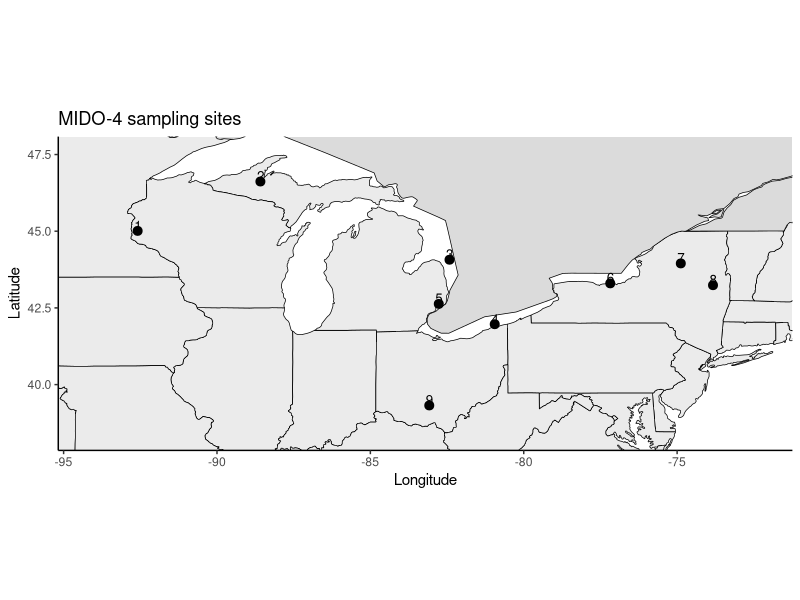
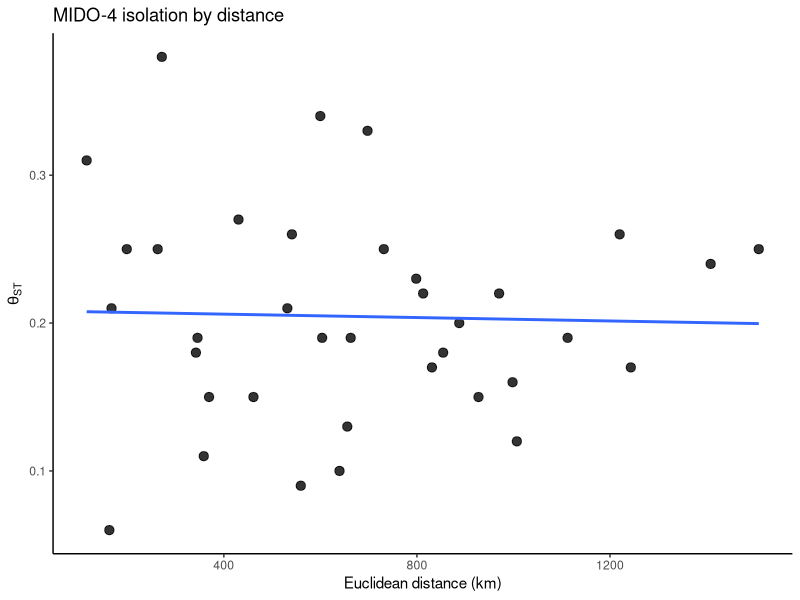

R code for these plots, in order: (Note: this script raises an error after producing the figures.)
# -----------------------------
# MIDO-4: smallmouth bass
# Micropterus dolomieu
# -----------------------------

library(dplyr)
library(ggplot2)
library(geosphere)
library(maps)

# -----------------------------
# 0) paths
# -----------------------------
base_dir <- "/Users/johnmccall/Library/CloudStorage/OneDrive-TheOhioStateUniversity/Spring_2026/Landgen_DGS/DGS-Patterns-of-Fish-Diversity/DGS-Patterns-of-Fish-Diversity/Objective 2/Data/MIDO-4"
data_dir <- file.path(base_dir, "data")
dir.create(data_dir, recursive = TRUE, showWarnings = FALSE)

# -----------------------------
# 1) posted Table I coordinates
# collapse locality coordinates to the 9 Table II regional groups
# final coords df only has: site, lat, lon
# site order matches Table II exactly
# -----------------------------
site_coords_raw <- data.frame(
  locality = c(
    "Cannon River, MN",
    "Apple River, WI",
    "St. Croix River, MN",
    "St Louis Bay, MN",
    "Whitefish Bay, MI",
    "Saginaw Bay, MI",
    "Georgian Bay, ON",
    "Anchor Bay, MI",
    "Sandusky Bay, OH",
    "Chagrin River, OH",
    "Grand River, OH",
    "Cattaraugus Creek, NY",
    "Long Point Bay, ON",
    "Fairbanks Point, NY",
    "Cranberry Lake, NY",
    "Little Moose Lake, NY",
    "Hudson River, NY",
    "Paint Creek, OH"
  ),
  region = c(
    "Upper Mississippi River",
    "Upper Mississippi River",
    "Upper Mississippi River",
    "Lake Superior",
    "Lake Superior",
    "Lake Huron",
    "Lake Huron",
    "Lake St Clair",
    "Lake Erie",
    "Lake Erie",
    "Lake Erie",
    "Lake Erie",
    "Lake Erie",
    "Lake Ontario",
    "St Lawrence River",
    "St Lawrence River",
    "Hudson River",
    "Ohio River"
  ),
  lat = c(
    44.52, 45.38, 45.13,
    46.72, 46.52,
    43.55, 44.59,
    42.63,
    41.45, 41.41, 41.75, 42.57, 42.66,
    43.30,
    44.21, 43.69,
    43.24,
    39.32
  ),
  lon = c(
    92.88, 92.44, 92.44,
    92.16, 85.01,
    83.90, 80.94,
    82.77,
    82.96, 81.41, 80.99, 79.11, 80.26,
    77.18,
    74.84, 74.92,
    73.83,
    83.08
  ),
  stringsAsFactors = FALSE
)

# convert to western hemisphere longitudes
site_coords_raw$lon <- -site_coords_raw$lon

region_order <- c(
  "Upper Mississippi River",
  "Lake Superior",
  "Lake Huron",
  "Lake Erie",
  "Lake St Clair",
  "Lake Ontario",
  "St Lawrence River",
  "Hudson River",
  "Ohio River"
)

MIDO_4_coords <- site_coords_raw %>%
  group_by(region) %>%
  summarise(
    lat = mean(lat),
    lon = mean(lon),
    .groups = "drop"
  ) %>%
  mutate(region = factor(region, levels = region_order)) %>%
  arrange(region) %>%
  mutate(site = as.character(1:n())) %>%
  select(site, lat, lon)

# -----------------------------
# 2) helper: fill symmetric matrix from lower triangle
# row-wise order:
# row2 has 1 value, row3 has 2 values, etc.
# -----------------------------
fill_sym_from_lower <- function(pops, vals, diag_val = 0) {
  n <- length(pops)
  stopifnot(length(vals) == n * (n - 1) / 2)
  
  mat <- matrix(
    0,
    nrow = n,
    ncol = n,
    dimnames = list(pops, pops)
  )
  
  k <- 1
  for (i in 2:n) {
    for (j in 1:(i - 1)) {
      mat[i, j] <- vals[k]
      mat[j, i] <- vals[k]
      k <- k + 1
    }
  }
  
  diag(mat) <- diag_val
  mat
}

# -----------------------------
# 3) Table II pairwise theta_ST
# below diagonal = mtDNA
# above diagonal = microsatellites
#
# Objective 2 workflow uses one matrix.
# Here I use the microsatellite theta_ST values from ABOVE diagonal,
# entered row-by-row as lower triangle in Table II order:
# 1 Upper Mississippi River
# 2 Lake Superior
# 3 Lake Huron
# 4 Lake Erie
# 5 Lake St Clair
# 6 Lake Ontario
# 7 St Lawrence River
# 8 Hudson River
# 9 Ohio River
# -----------------------------
fst_vals <- c(
  # row 2
  0.11,
  
  # row 3
  0.22, 0.09,
  
  # row 4
  0.16, 0.23, 0.25,
  
  # row 5
  0.17, 0.10, 0.06, 0.21,
  
  # row 6
  0.17, 0.22, 0.27, 0.18, 0.15,
  
  # row 7
  0.24, 0.19, 0.19, 0.26, 0.13, 0.25,
  
  # row 8
  0.25, 0.26, 0.33, 0.34, 0.25, 0.38, 0.31,
  
  # row 9
  0.12, 0.15, 0.21, 0.19, 0.15, 0.19, 0.18, 0.20
)

MIDO_4_fst <- fill_sym_from_lower(
  pops = MIDO_4_coords$site,
  vals = fst_vals,
  diag_val = 0
)

MIDO_4_fst[MIDO_4_fst < 0] <- 0

# -----------------------------
# 4) geographic distance matrix
# straight-line distance in km
# -----------------------------
geo_dist_km <- geosphere::distm(
  as.matrix(MIDO_4_coords[, c("lon", "lat")]),
  fun = geosphere::distHaversine
) / 1000

rownames(geo_dist_km) <- MIDO_4_coords$site
colnames(geo_dist_km) <- MIDO_4_coords$site

# -----------------------------
# 5) pairwise dataframe for IBD plot
# -----------------------------
ibd_df <- data.frame(
  site1   = rownames(MIDO_4_fst)[row(MIDO_4_fst)[upper.tri(MIDO_4_fst)]],
  site2   = colnames(MIDO_4_fst)[col(MIDO_4_fst)[upper.tri(MIDO_4_fst)]],
  fst     = MIDO_4_fst[upper.tri(MIDO_4_fst)],
  dist_km = geo_dist_km[upper.tri(geo_dist_km)]
)

# -----------------------------
# 6) map
# include US + Canada, zoom to point extent
# plot only in RStudio; do not save
# -----------------------------
usa <- map_data("state")
can <- map_data("world", region = "Canada")

xpad <- 1.5
ypad <- 1.0

xlim_map <- c(
  min(MIDO_4_coords$lon) - xpad,
  max(MIDO_4_coords$lon) + xpad
)

ylim_map <- c(
  min(MIDO_4_coords$lat) - ypad,
  max(MIDO_4_coords$lat) + ypad
)

map_plot <- ggplot() +
  geom_polygon(
    data = usa,
    aes(x = long, y = lat, group = group),
    fill = "grey92", color = "black", linewidth = 0.25
  ) +
  geom_polygon(
    data = can,
    aes(x = long, y = lat, group = group),
    fill = "grey86", color = "black", linewidth = 0.25
  ) +
  geom_point(
    data = MIDO_4_coords,
    aes(x = lon, y = lat),
    size = 2.7
  ) +
  geom_text(
    data = MIDO_4_coords,
    aes(x = lon, y = lat, label = site),
    nudge_y = 0.18,
    size = 3.4
  ) +
  coord_fixed(
    xlim = xlim_map,
    ylim = ylim_map
  ) +
  theme_classic() +
  labs(
    x = "Longitude",
    y = "Latitude",
    title = "MIDO-4 sampling sites"
  )

print(map_plot)

# -----------------------------
# 7) IBD plot
# plot only in RStudio; do not save
# -----------------------------
ibd_plot <- ggplot(ibd_df, aes(x = dist_km, y = fst)) +
  geom_point(size = 2.8, alpha = 0.8) +
  geom_smooth(method = "lm", se = FALSE) +
  theme_classic() +
  labs(
    x = "Euclidean distance (km)",
    y = expression(theta[ST]),
    title = "MIDO-4 isolation by distance"
  )

print(ibd_plot)

# -----------------------------
# 8) quick checks
# -----------------------------
stopifnot(nrow(MIDO_4_coords) == 9)
stopifnot(identical(rownames(MIDO_4_fst), MIDO_4_coords$site))
stopifnot(identical(colnames(MIDO_4_fst), MIDO_4_coords$site))
stopifnot(isTRUE(all.equal(MIDO_4_fst, t(MIDO_4_fst))))
stopifnot(length(fst_vals) == nrow(MIDO_4_coords) * (nrow(MIDO_4_coords) - 1) / 2)

# -----------------------------
# 9) save RData
# -----------------------------
save(
  MIDO_4_fst,
  MIDO_4_coords,
  file = file.path(data_dir, "MIDO-4.RData")
)

# -----------------------------
# 10) export coords csv
# -----------------------------
write.csv(
  MIDO_4_coords,
  file = file.path(data_dir, "MIDO-4_coords.csv"),
  row.names = FALSE
)
